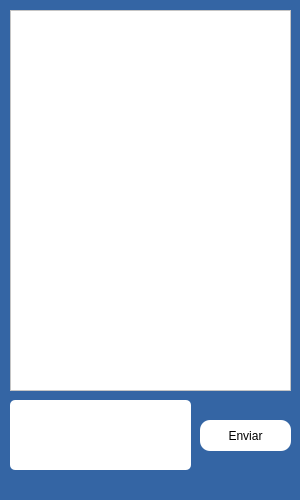
<?xml version="1.0" encoding="UTF-8"?>
<ui version="4.0">
 <class>MainWindow</class>
 <widget class="QMainWindow" name="MainWindow">
  <property name="enabled">
   <bool>true</bool>
  </property>
  <property name="geometry">
   <rect>
    <x>0</x>
    <y>0</y>
    <width>300</width>
    <height>500</height>
   </rect>
  </property>
  <property name="minimumSize">
   <size>
    <width>300</width>
    <height>500</height>
   </size>
  </property>
  <property name="maximumSize">
   <size>
    <width>300</width>
    <height>500</height>
   </size>
  </property>
  <property name="windowTitle">
   <string>MainWindow</string>
  </property>
  <property name="styleSheet">
   <string notr="true">background-color: rgb(52, 101, 164);
font: 9pt &quot;Noto Sans&quot;;
color: rgb(255, 255, 255);</string>
  </property>
  <widget class="QWidget" name="centralWidget">
   <widget class="QPushButton" name="Enviar">
    <property name="geometry">
     <rect>
      <x>200</x>
      <y>420</y>
      <width>91</width>
      <height>31</height>
     </rect>
    </property>
    <property name="styleSheet">
     <string notr="true">QPushButton{
	background-color:white;
	color:black;
	font: 75 italic 11pt &quot;Noto Sans&quot;;
	border-radius: 10px;
}
QPushButton:hover{
	background-color:lightgray;
	min.width: 90px;
}</string>
    </property>
    <property name="text">
     <string>Enviar</string>
    </property>
   </widget>
   <widget class="QTextEdit" name="corpo" native="true">
    <property name="geometry">
     <rect>
      <x>10</x>
      <y>10</y>
      <width>281</width>
      <height>381</height>
     </rect>
    </property>
    <property name="styleSheet">
     <string notr="true">background-color:white;color:black;
</string>
    </property>
   </widget>
   <widget class="QTextEdit" name="textEdit">
    <property name="geometry">
     <rect>
      <x>10</x>
      <y>400</y>
      <width>181</width>
      <height>70</height>
     </rect>
    </property>
    <property name="styleSheet">
     <string notr="true">background-color:white;
border-radius:5px; color:black</string>
    </property>
   </widget>
  </widget>
  <widget class="QMenuBar" name="menuBar">
   <property name="geometry">
    <rect>
     <x>0</x>
     <y>0</y>
     <width>300</width>
     <height>22</height>
    </rect>
   </property>
  </widget>
 </widget>
 <layoutdefault spacing="6" margin="11"/>
 <resources/>
 <connections/>
</ui>
